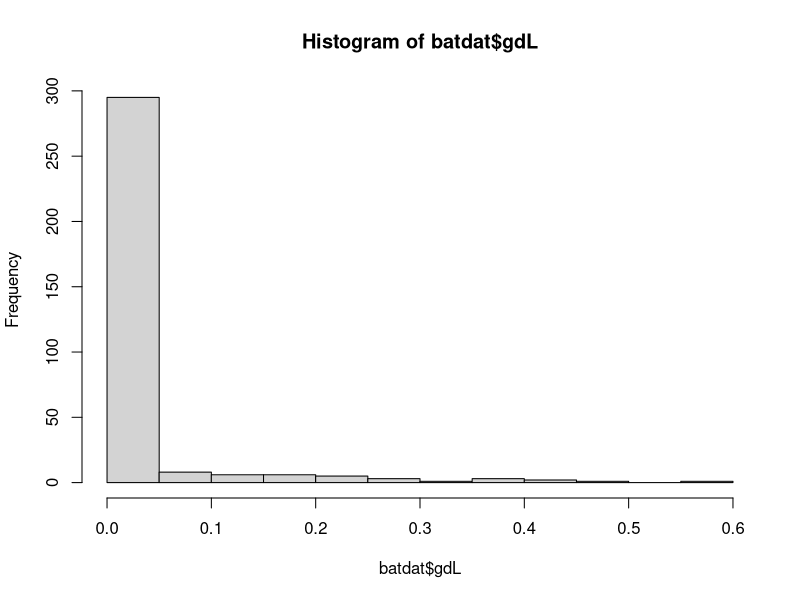
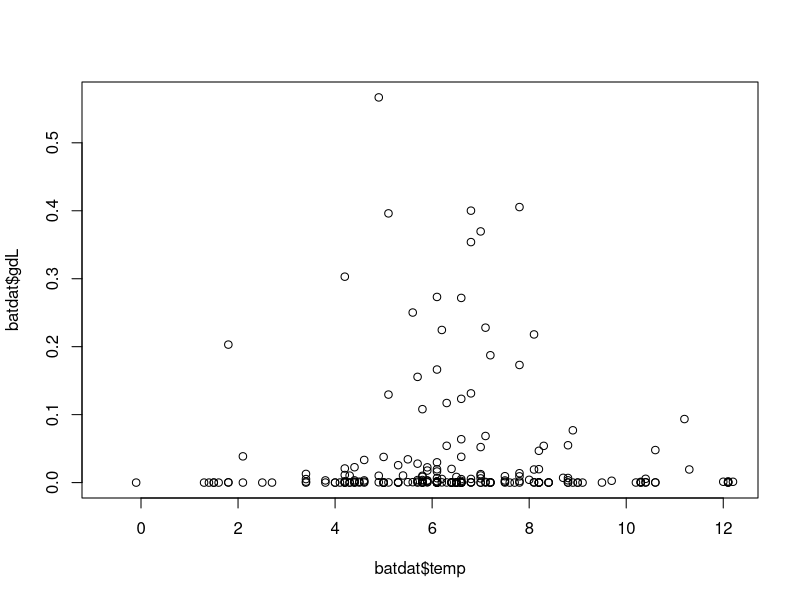

Reproduce these figures in R, in order. (Note: this script raises an error after producing the figures.)
#### Read in your data

batdat = read.csv("data_management/bat_data.csv")
# The function read.csv() reads in your .csv file containing all your data
# The green text within the " " marks indicates where your file is (its directory),
# which you will need to specify. 

head(batdat) 
# This returns the first 6 lines of data from your new dataframe, "batdat"

str(batdat)
# This tells you the type of data contained in your batdat dataframe. 
# As you can see, our "date" column is currently being read by R 
# as a character, not as a date. We need to change that!


#### Formatting dates

batdat$date<-as.Date(batdat$date, format="%m/%d/%y")
# This line of code tells R that our "date" column contains date data! We need to
# tell R, however, what form the data currently takes so that it can correctly
# assign months, days, and years. 

str(batdat)
# As you can see, our column "date" is now read as date data

# Additional package to read and change date data is "lubridate":
# https://lubridate.tidyverse.org/


#### Check your data

head(batdat)
# Good first pass at checking your data

unique(batdat$species)
# Returns unique values in the species column. If we had naming inconsistencies,
# this would be a good way to find them. 

hist(batdat$gdL)
# Great way to visualize the shape of your data. 
# If you data has anomalous data or outliers that could be the result of error,
# this is a great way to find it early. 

summary(batdat$gdL)
# Returns summary statistics of our data. 
# Again, great way to find anomalous data. 

plot(batdat$temp, batdat$gdL)
# The plot() function works like this: plot(x-axis variable, y-axis variable)
# This is agreat way to just quickly plot some of your data against itself
# and find anomalous data that could be the result of an error. 



####
####---------------------tidyverse----------------------####

# resources:
# https://tidyverse.tidyverse.org/
# https://dplyr.tidyverse.org/  
# https://github.com/rstudio/cheatsheets/blob/main/tidyr.pdf

# the tidyverse is a powerful set of separate packages
# with functions that make working with data in R much easier
# however tidyverse functions often rely heavily on piping
# this is a pipe : %>%
# the pipe says the word, 'then'

#install package if you don't have it
#remove the hashtag to install the packages
#install.packages('tidyverse')

# load the tidyverse package
library(tidyverse)

# read in two datasets
# you will need to tell R where to find them on your computer
# I am using an .Rproj file, which sets my working directory within
# the working directory



batcount = read.csv("data_management/bat_count.csv")
# in this dataset, each row the count of hibernation site
# for a partcular species on a particular date
# even though sites were counted on the same date
# species are repeated across dates

# my favorite tidyverse command - group_by!
# group_by is kind of like using excels version of filter
# to create small a small dataset that is grouped by the variables
# for example, if I group_by species, date
# this is the equivalent in excel of selecting a species (e.g. MYLU)
# and a specific date (e.g. March 1 2016, 3/1/16)
# except group_by does this for every species and date combination in your dataset
# this is incredibly useful because in other programs, you might need
# to write a for loop to have this capability

## Group by, Mutate, and Summarise

#first add a column to the infection data that is the log10 of fungal loads
batdat$lgdL = log10(batdat$gdL)

# Summarise
batdat %>% 
  group_by(species) %>% 
  summarise(mean.fungal.loads=mean(lgdL,na.rm=TRUE))
# this gives you a summary table, it doesn't change batdat!

# if you want to call this table something you would need to assign it
# when using summarise, you always want to call your summary table something different
# this is like making a pivot_table in excel

fungal.load.table = batdat %>% 
  group_by(species) %>% 
  summarise(mean.fungal.loads=mean(lgdL,na.rm=TRUE))

fungal.load.table

## Summarise versus Mutate

# Mutate adds a column
# when mutating, you can just call the object you are making
# the same thing as your original dataframe
# because you are adding a column based on your
# original dataframe
batdat = batdat %>% 
  #replace batdat with a new dataframe that has something you want
  group_by(site,species,date) %>% 
  #you can group_by multiple things
  mutate(sample.size=n())
#this adds a column to the dataframe
batdat

## Joining
# joining datasets together is a useful skill
# especially if we have two datasets we need to match on a specific column
# or set of columns
# https://dplyr.tidyverse.org/reference/mutate-joins.html

# lets join add the bat count data with the infection data

# always call your new dataframe something new
# don't write over and old dataframe in case you make
# a mistake joining

#inner_join(): includes all rows in x and y.
#when inner joining, non-matching rows will be dropped!

#left_join(): includes all rows in x.
# when left joining, every row in x is kept, but only those matching
# x are kept in y

#right_join(): includes all rows in y.
# when right joining, every row in y is kept, but only those matching
# y are kept in x


#full_join(): includes all rows in x or y.
# every row is kept in both x and y

batdat_count = left_join(
  x = batdat,
  y = batcount,
  by = c("site","species","date")
)

View(batdat_count)
# now, every row in batdat remains, and we have merged in counts

## Pivoting
# https://tidyr.tidyverse.org/articles/pivot.html
#sometimes our datasets are not in the format we want for an analysis

head(batdat_count)
# right now, species is in long format
# but we could imagine wanting to test the abundance of one species 
# and how that influences another
# for example, does the number of MYLU influence the number of MYSE?
# for that, we would need to make columns of each species count
# with a row for a site and a date

#pivot_wider is how we take long data, and make it wide

batcounts.wide<- batcount %>% 
  #this says - make a new df called batcounts.wide using bat counts
  pivot_wider(names_from = species, 
              values_from = count
              ) 
##make columns for each of the values in the species column and fill those columns with values from the count column

# when we perform this, it automatically fills missing with NAs
# but we know that missing actually mean 0

batcounts.wide = batcount %>% 
  pivot_wider(
  names_from = species, 
  values_from = count,
  values_fill = 0
)

# more often, we might be working in the opposite direction
# IMO, a more common issue is that programs output SO much
# information in columns that we would rather have in rows

batcounts.long = batcounts.wide %>% 
  pivot_longer(
    cols = c("EPFU","MYLU","MYSE","PESU"), 
    #what are the existing columns I want to make into rows?
    names_to =   "species",
    #put the names of the columns in a column called 'species'
    values_to = "count"
    #the values that were in each of the columns get moved to a column called 'count'
  )

View(batcounts.long)
# there are frequently more than one way to specify the same thing

#option 2
batcounts.long = batcounts.wide %>% 
  pivot_longer(
    cols = c(starts_with("MY"), "EPFU", "PESU"),
    #if all the columns start with the same thing (or many of them)
    #we can use 'starts_with
    names_to =   "species",
    values_to = "count"
  )
View(batcounts.long)

#option 3
batcounts.long = batcounts.wide %>% 
  pivot_longer(
    cols = -c(site, date),
    #this says use every column but site and date
    names_to =   "species",
    values_to = "count"
  )
View(batcounts.long)

#all do the same thing!
